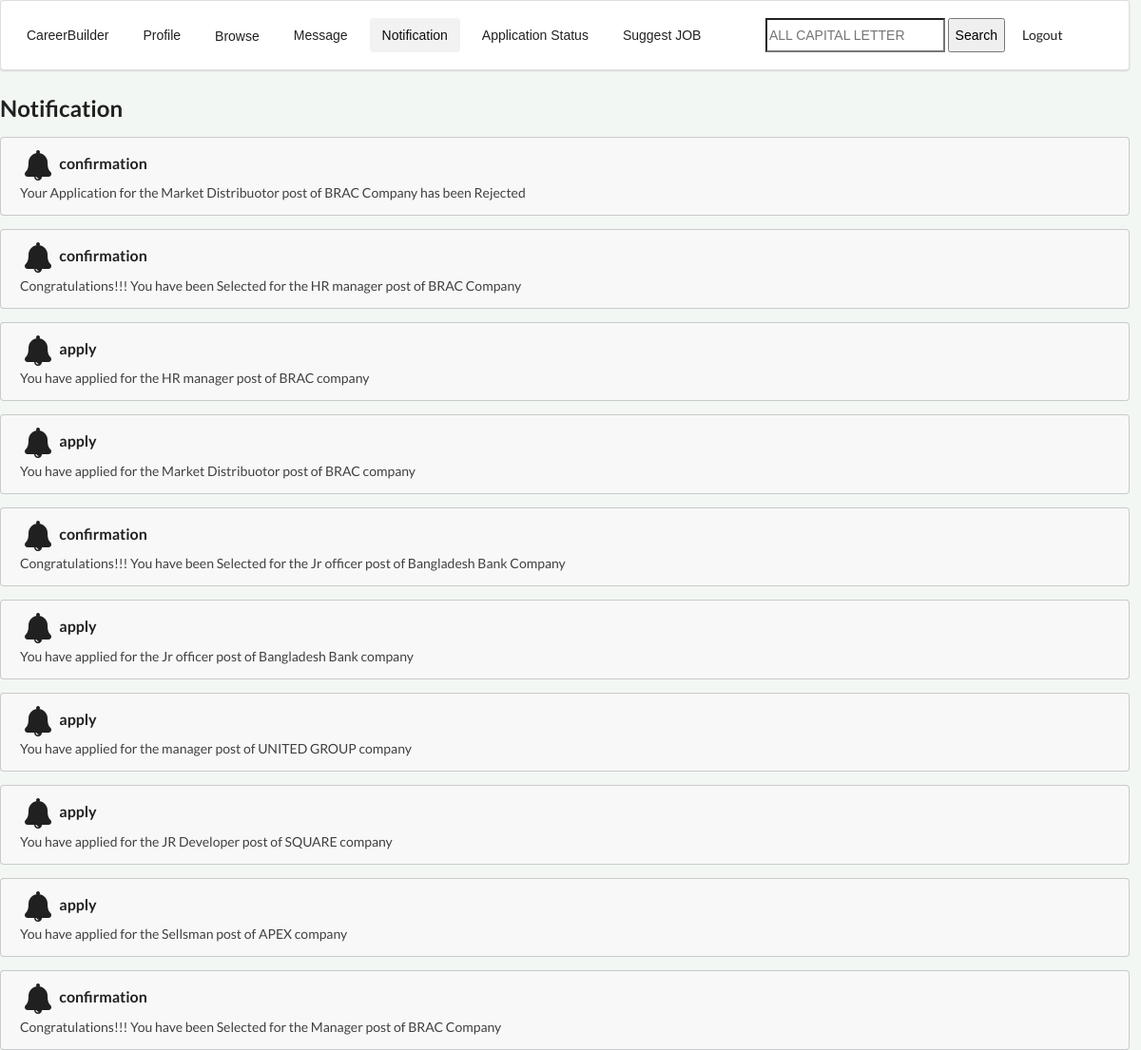
/notification.php (signed in), run on the app's committed database.
### tables this page shows
CREATE TABLE `notificatiion` (
  `notificationid` int(11) NOT NULL,
  `type` varchar(100) NOT NULL,
  `details` text DEFAULT NULL,
  `receiver` varchar(100) NOT NULL
);

### notification.php (the view, shortened to what this page needs)
<?php
if(
        isset($_SESSION['useremail'])
    &&  !empty($_SESSION['useremail'])
){
    ?>
<!DOCTYPE html>
<html>
<head>
     <?php include "css.php"; ?>
</head>
 <body onload = "JavaScript:AutoRefresh(10000);">
    <div class="navbar">
          <div class="ui segment">
        <div class="ui secondary  menu">
          <input class="item" type="button" value="CareerBuilder" onclick="homefn();">
          <input class="  item" type="button" value="Profile" onclick="profilefn();">
           <?php include "dropdown.php"; ?>
            <input class="item" type="button" value="Message" onclick="messagefn();">
            <input class="active item" type="button" value="Notification" onclick="notificationfn();">
            <input class="item" type="button" value="Application Status" onclick="statusfn();">
            <input class=" item" type="button" value="Suggest JOB" onclick="suggestfn();">
  <div class="right menu">
    <div class="item">
      <div class="ui icon input">
       <form action="searchprocess.php" method="POST">
                <input type="text" name="pid" id="pid" Placeholder="ALL CAPITAL LETTER">
                <input type="submit"  value="Search">
            </form>
            <input class="item" type="button" value="Logout" onclick="logoutfn();">
      </div>
    </div>
  </div>
</div>
     </div>
</div>
    <h2>Notification</h2>
    <table id="ptable">
        <tbody>
            <?php
                     try{
                        $conn=new PDO('mysql:host=localhost:3306;dbname=careerbuilder;','root','');
                        $conn->setAttribute(PDO::ATTR_ERRMODE,PDO::ERRMODE_EXCEPTION);
                         $mail=$_SESSION['useremail'];
                        $sqlquerystring="SELECT * FROM notificatiion  WHERE receiver='$mail'  ORDER BY notificationid DESC  ";
                        $returnobj=$conn->query($sqlquerystring);
                        if($returnobj->rowCount()==0){
                             ?>
            <tr>
              <div class="ui card">
  <div class="content">
  <div class="content">
    <div class="ui small feed">
      <div class="event">
        <div class="content">
          <div class="summary">
             No new Notification
          </div>
        </div>
      </div>
    </div>
  </div>
</div>
                </div>
            </tr>
            <?php
                        }
                        else{
                            $tabledata=$returnobj->fetchAll();
                            foreach($tabledata AS $row){
                                ?>
            <tr>
<div class="ui message">
  <div class="header">
     <i class="big bell icon"></i><?php echo $row['type']; ?>
  </div>
  <p><?php echo $row['details']; ?></p>
</div>
            </tr>
            <?php
                            }
                        }
                        }
                    catch (PDOException $ex){
                        ?>
            catch No data found
            <?php
                    }
                    ?>
        </tbody>
    </table>
</body>
</html>
<?php
}
else{
    ?>
<script>
    location.assign('login.php')
</script>
<?php
}
?>

### css.php (style rules this page uses)
body { background-color: rgb(243,247,243); width: 99%; }
#ptable { width: 100%; border: 1px solid blue; border-collapse: collapse; text-align: center; }
.right { float: right; }

### data on the page
notificatiion: type "confirmation", details "Your Application for the Market Distribuotor post of BRAC Company has been Rejected"
notificatiion: type "confirmation", details "Congratulations!!! You have been Selected for the HR manager post of BRAC Company"
notificatiion: type "apply", details "You have applied for the HR manager post of BRAC company"
notificatiion: type "apply", details "You have applied for the Market Distribuotor post of BRAC company"
notificatiion: type "confirmation", details "Congratulations!!! You have been Selected for the Jr officer post of Bangladesh Bank Company"
notificatiion: type "apply", details "You have applied for the Jr officer post of Bangladesh Bank company"
notificatiion: type "apply", details "You have applied for the manager post of UNITED GROUP company"
notificatiion: type "apply", details "You have applied for the JR Developer post of SQUARE company"
notificatiion: type "apply", details "You have applied for the Sellsman post of APEX company"
notificatiion: type "confirmation", details "Congratulations!!! You have been Selected for the Manager post of BRAC Company"
